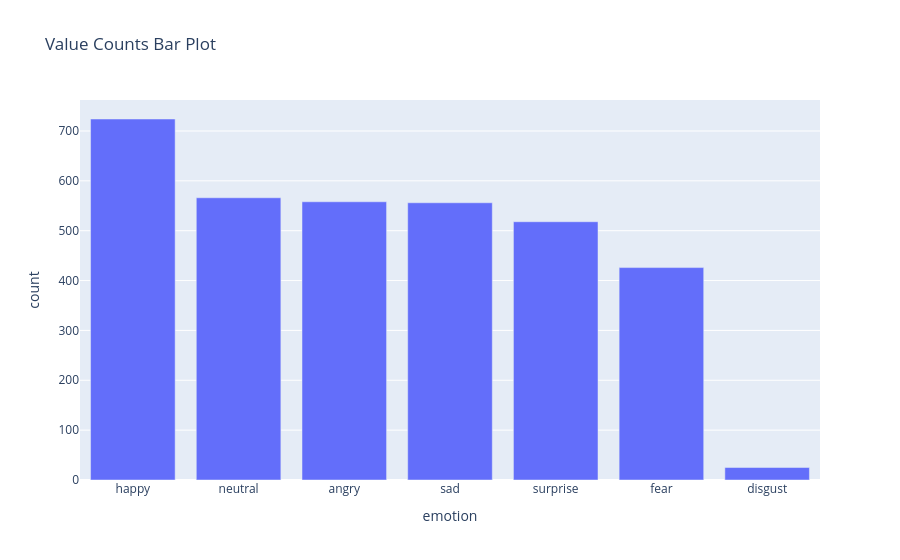

This figure's notebook cell:
### Code cell
bar_plot_counts(df, "emotion")

### Figure 1 — Plotly figure (JSON) as saved in the notebook; plotly's stock layout.template omitted (floating-point values rounded to 4 significant figures)
{"data": [{"hovertemplate": "emotion=%{x}<br>count=%{y}<extra></extra>", "legendgroup": "", "marker": {"color": "#636efa", "pattern": {"shape": ""}}, "name": "", "orientation": "v", "showlegend": false, "textposition": "auto", "type": "bar", "x": ["happy", "neutral", "angry", "sad", "surprise", "fear", "disgust"], "xaxis": "x", "y": [724, 566, 558, 556, 518, 426, 25], "yaxis": "y"}], "layout": {"barmode": "relative", "legend": {"tracegroupgap": 0}, "title": {"text": "Value Counts Bar Plot"}, "xaxis": {"anchor": "y", "domain": [0, 1], "title": {"text": "emotion"}}, "yaxis": {"anchor": "x", "domain": [0, 1], "title": {"text": "count"}}}}
